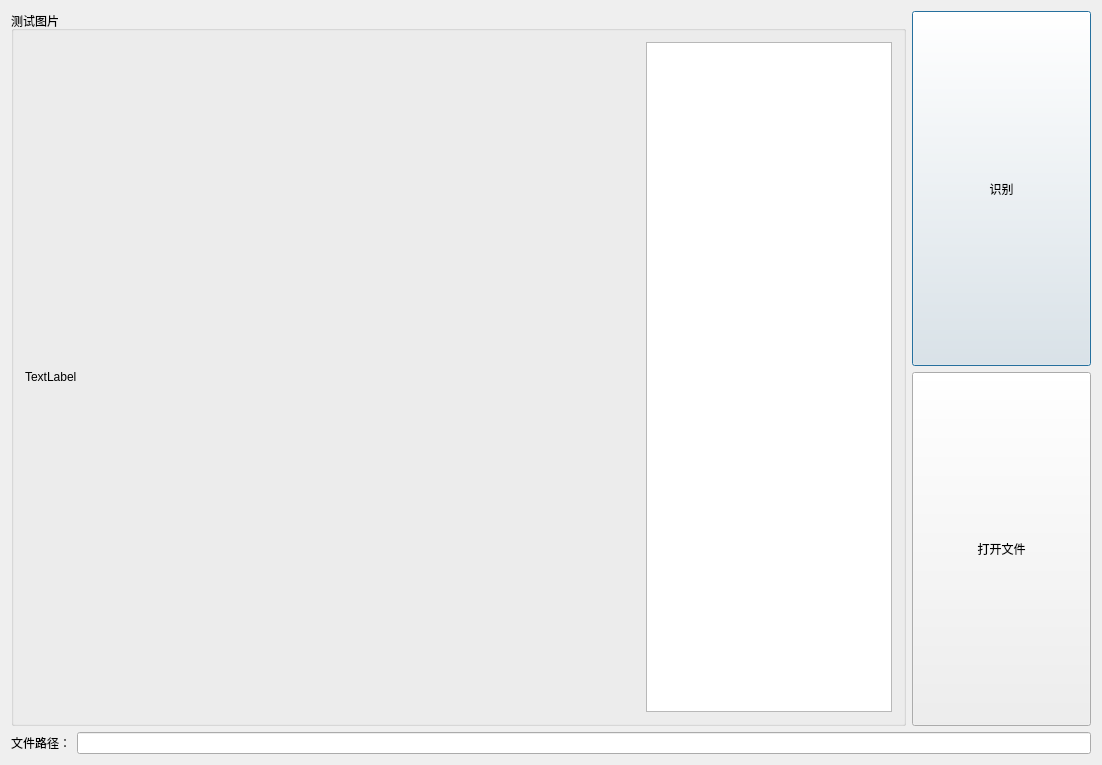
<?xml version="1.0" encoding="UTF-8"?>
<ui version="4.0">
 <class>DlgForTestClass</class>
 <widget class="QDialog" name="DlgForTestClass">
  <property name="geometry">
   <rect>
    <x>0</x>
    <y>0</y>
    <width>1102</width>
    <height>765</height>
   </rect>
  </property>
  <property name="windowTitle">
   <string>DlgForTest</string>
  </property>
  <layout class="QVBoxLayout" name="verticalLayout_4">
   <item>
    <layout class="QVBoxLayout" name="verticalLayout_3">
     <item>
      <layout class="QHBoxLayout" name="horizontalLayout" stretch="5,1">
       <item>
        <widget class="QGroupBox" name="groupBox">
         <property name="title">
          <string>测试图片</string>
         </property>
         <layout class="QHBoxLayout" name="horizontalLayout_3" stretch="5,2">
          <item>
           <widget class="QLabel" name="label_displayImage">
            <property name="text">
             <string>TextLabel</string>
            </property>
           </widget>
          </item>
          <item>
           <widget class="QPlainTextEdit" name="pte_testResult"/>
          </item>
         </layout>
        </widget>
       </item>
       <item>
        <layout class="QVBoxLayout" name="verticalLayout_2">
         <item>
          <widget class="QPushButton" name="pbtn_recognize">
           <property name="sizePolicy">
            <sizepolicy hsizetype="Expanding" vsizetype="Expanding">
             <horstretch>0</horstretch>
             <verstretch>0</verstretch>
            </sizepolicy>
           </property>
           <property name="text">
            <string>识别</string>
           </property>
          </widget>
         </item>
         <item>
          <widget class="QPushButton" name="pbtn_openFile">
           <property name="sizePolicy">
            <sizepolicy hsizetype="Expanding" vsizetype="Expanding">
             <horstretch>0</horstretch>
             <verstretch>0</verstretch>
            </sizepolicy>
           </property>
           <property name="text">
            <string>打开文件</string>
           </property>
          </widget>
         </item>
        </layout>
       </item>
      </layout>
     </item>
     <item>
      <layout class="QHBoxLayout" name="horizontalLayout_2">
       <item>
        <widget class="QLabel" name="label_filePath">
         <property name="text">
          <string>文件路径：</string>
         </property>
        </widget>
       </item>
       <item>
        <widget class="QLineEdit" name="lEdit_filePath"/>
       </item>
      </layout>
     </item>
    </layout>
   </item>
  </layout>
 </widget>
 <layoutdefault spacing="6" margin="11"/>
 <resources/>
 <connections/>
</ui>
